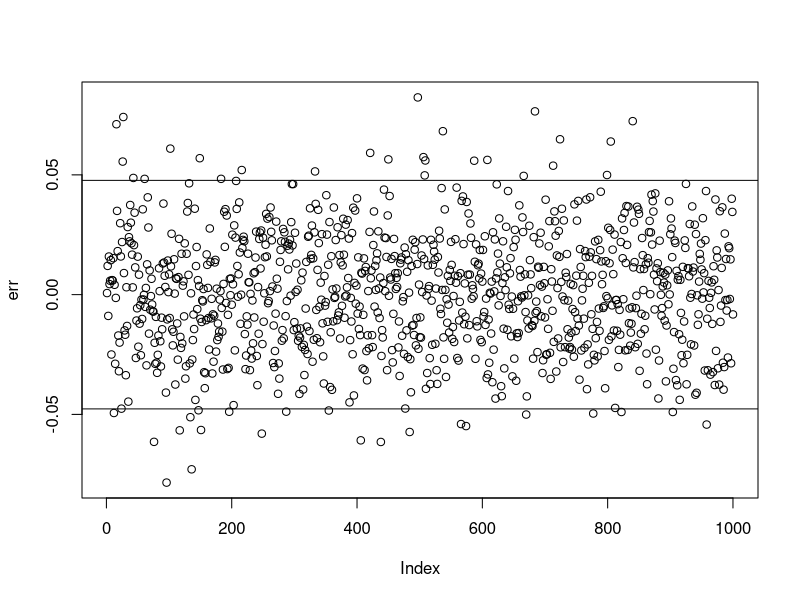
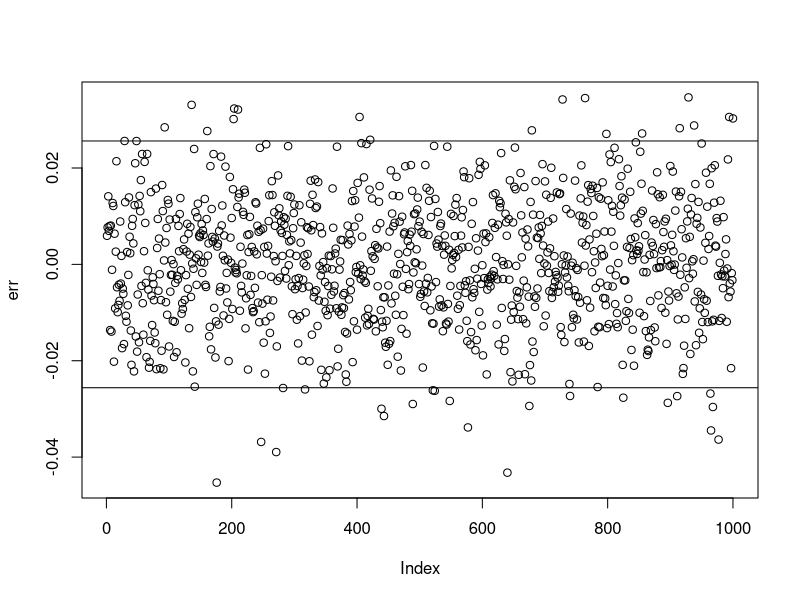
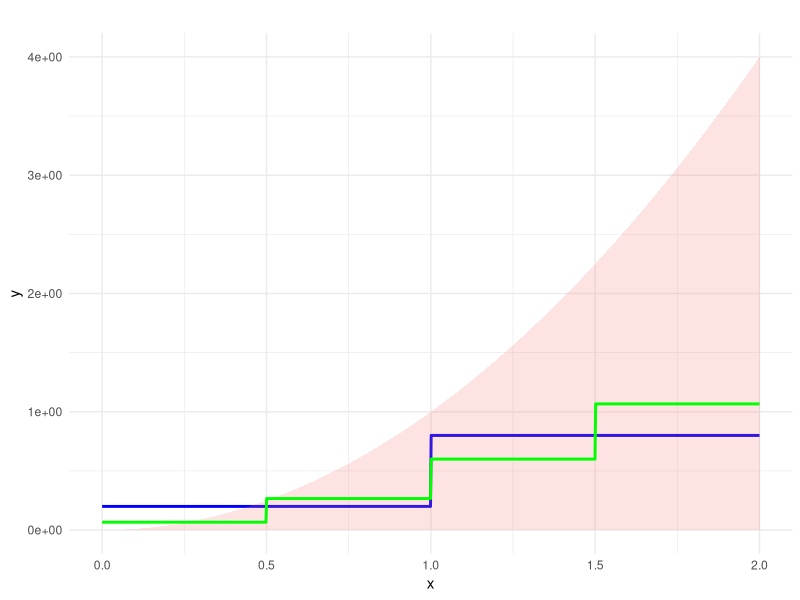

Write the R code that produced these figures, in order.
## ---- chunk 1
knitr::opts_chunk$set(echo = TRUE)
## ---- chunk 2
m <- 10000
x <- runif(m)
theta.hat <- mean(exp(-x))
print(theta.hat)
exact=1 - exp(-1)
print(exact)
## ---- chunk 3
m <- 10000
x <- runif(m, min = 2, max = 4)
theta.hat <- mean(exp(-x)) * 2
print(theta.hat)
exact=exp(-2) - exp(-4)
print(exact)

## ---- chunk 4
x <- seq(0.1, 2.5, length = 10)
m <- 10000
u <- runif(m)
cdf <- numeric(length(x))
for (i in 1:length(x)) {
g <- x[i] * exp(-(u * x[i])^2/2)
cdf[i] <- mean(g)/sqrt(2 * pi) + 0.5
}
Phi <- pnorm(x)
print(round(rbind(x, cdf, Phi), 3))
## ---- chunk 5
x <- seq(0.1, 2.5, length = 10)
m <- 10000
z <- rnorm(m)
dim(x) <- length(x)
p <- apply(x, MARGIN = 1, FUN = function(x, z) {
mean(z < x)
}, z = z)
Phi <- pnorm(x)
print(round(rbind(x, p, Phi), 3))
## ---- chunk 6
x <-2
m <-1000
z<- rnorm(m)
g <- (z < x) # fonction indicatrice
v <- mean((g-mean(g))^2)/m
cdf <- mean(g)
c(cdf,v)

c(cdf-1.96*sqrt(v), cdf+1.96 *sqrt(v))
## ---- chunk 7
x=2*runif(10000,0,1)
y=2*x^2
mean(y)
## ---- chunk 8
stdev <- function(x) sqrt(var(x))
stdev(y)
## ---- chunk 9
n=10000
m=1000
x=runif(n*m,0,2)
T=matrix(x,m,n)
T2=2*T^2
In=apply(T2,1,mean)
err=In-8/3
plot(err)
abline(h=2*sqrt(256/45)/sqrt(n))
abline(h=-2*sqrt(256/45)/sqrt(n))
## ---- chunk 10
# Coompter le nombre de points en dehors de l'intervalle de confiance
hors_interval = sum(err > 2 * sqrt(256/45) / sqrt(n) | err < -2 * sqrt(256/45) / sqrt(n))
cat("Nombre de points en dehors interval de confiance:", hors_interval, "\n")
## ---- chunk 11
# Calcul taille échantillon (n)
n_necessaire = (1.96 * sqrt(256/45) / 1e-2)^2
cat("Taille échantillon requise (n):", ceiling(n_necessaire), "\n")
## ---- chunk 12
u=runif(1000,0,1)
v=c()
v[which(u<=1/5)]=runif(length(which(u<=1/5)),0,1)
v[which(u>1/5)]=runif(length(which(u>1/5)),1,2) 
# v est Y_1,...,Y_10000
pds=c()
pds[which(v<1)]=1/5
pds[which(v>=1)]=4/5
mean(v^2/pds)
## ---- chunk 13
stdev <- function(x) sqrt(var(x))
stdev(v^2/pds)
## ---- chunk 14
n=10000
m=1000
u=runif(n*m,0,1)
v=c()
v[which(u<=1/5)]=runif(length(which(u<=1/5)),0,1)
v[which(u>1/5)]=runif(length(which(u>1/5)),1,2)
x=v
T=matrix(x,m,n)
T2=T^2
pds=matrix(0,m,n)
pds[which(T<1)]=1/5
pds[which(T>=1)]=4/5
In=apply(T2/pds,1,mean)
err=In-8/3
plot(err)
abline(h=2*sqrt(59/36)/sqrt(n))
abline(h=-2*sqrt(59/36)/sqrt(n))
## ---- chunk 15
#install.packages("ggplot2")
library(ggplot2)
            
# Définir les fonctions de pondération
tilde_f1 <- function(x) (1/5) * (x >= 0 & x < 1) + (4/5) * (x >= 1 & x <= 2)
tilde_f2 <- function(x) (2/30) * (x >= 0 & x < 0.5) + (8/30) * (x >= 0.5 & x < 1) +(18/30) * (x >= 1 & x < 1.5) + (32/30) * (x >= 1.5 & x <= 2)
f <- function(x) x^2
            
# Générer des valeurs pour x
x_values <- seq(0, 2, length.out = 1000)
# Créer un data frame pour les graphiques
data <- data.frame(x = x_values, tilde_f1 = tilde_f1(x_values), tilde_f2 = tilde_f2(x_values), x_squared = f(x_values))
            
# Tracer les graphiques
ggplot(data, aes(x)) +
geom_line(aes(y = tilde_f1), color = "blue", linetype = "solid", size = 1, label = expression(tilde(f)[1](x))) +
              geom_ribbon(aes(ymin = 0, ymax = x_squared, fill = "red"), alpha = 0.2) +
              geom_line(aes(y = tilde_f2), color = "green", linetype = "solid", size = 1, label = expression(tilde(f)[2](x))) +
              labs(title = " ",
                   x = "x",
                   y = "y") +
              theme_minimal() +
              scale_y_continuous(labels = scales::scientific_format()) +
              guides(fill = FALSE)

## ---- chunk 16
MC.Phi <- function(x, R = 10000, antithetic = TRUE) {
u <- runif(R/2)
if (!antithetic)
v <- runif(R/2) else v <- 1 - u
u <- c(u, v)
cdf <- numeric(length(x))
for (i in 1:length(x)) {
g <- x[i] * exp(-(u * x[i])^2/2)
cdf[i] <- mean(g)/sqrt(2 * pi) + 0.5
}
cdf
}
## ---- chunk 17
x <- seq(0.1, 2.5, length = 5)
Phi <- pnorm(x)
set.seed(123)

MC1 <- MC.Phi(x, anti = FALSE)
set.seed(123)
MC2 <- MC.Phi(x)
print(round(rbind(x, MC1, MC2, Phi), 5))
## ---- chunk 18
m <- 1000
MC1 <- MC2 <- numeric(m)
x <- 1.95
for (i in 1:m) {
MC1[i] <- MC.Phi(x, R = 1000, anti = FALSE)
MC2[i] <- MC.Phi(x, R = 1000)
}
print(sd(MC1))
## [1] 0.006874616
print(sd(MC2))
## [1] 0.0004392972
print((var(MC1) - var(MC2))/var(MC1))
## [1] 0.9959166
